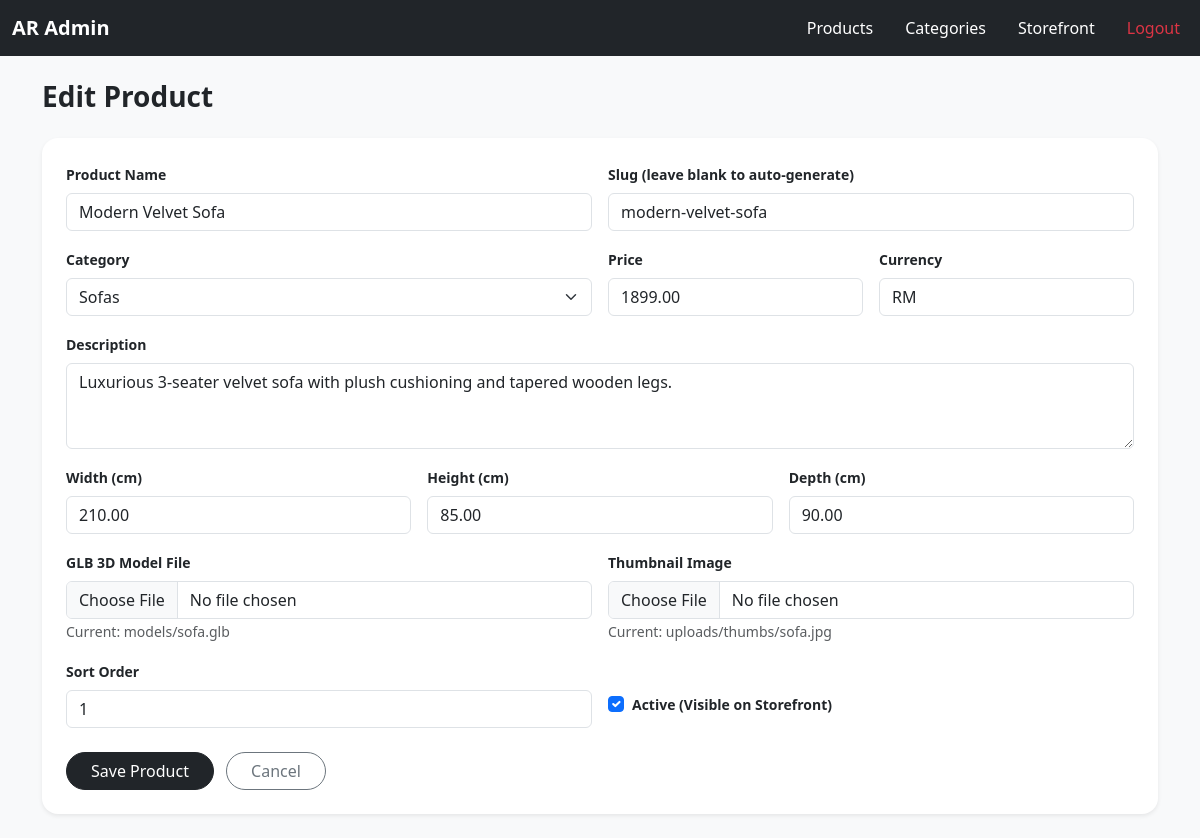
The app's page /admin/product_edit.php?id=1 (signed in) with its own data.
### tables this page shows
CREATE TABLE IF NOT EXISTS `products` (
  `id` INT AUTO_INCREMENT PRIMARY KEY,
  `category_id` INT NOT NULL,
  `slug` VARCHAR(150) NOT NULL UNIQUE,
  `name` VARCHAR(150) NOT NULL,
  `description` TEXT,
  `price` DECIMAL(10,2) NOT NULL DEFAULT 0.00,
  `currency` VARCHAR(10) DEFAULT 'RM',
  `glb_path` VARCHAR(255) NOT NULL,
  `usdz_path` VARCHAR(255) DEFAULT NULL,
  `thumb_path` VARCHAR(255) DEFAULT NULL,
  `width_cm` DECIMAL(6,2) DEFAULT NULL,
  `height_cm` DECIMAL(6,2) DEFAULT NULL,
  `depth_cm` DECIMAL(6,2) DEFAULT NULL,
  `is_active` TINYINT(1) DEFAULT 1,
  `sort_order` INT DEFAULT 0,
  `created_at` DATETIME DEFAULT CURRENT_TIMESTAMP,
  `updated_at` DATETIME DEFAULT CURRENT_TIMESTAMP ON UPDATE CURRENT_TIMESTAMP,
  FOREIGN KEY (`category_id`) REFERENCES `categories`(`id`) ON DELETE CASCADE
);

CREATE TABLE IF NOT EXISTS `categories` (
  `id` INT AUTO_INCREMENT PRIMARY KEY,
  `slug` VARCHAR(100) NOT NULL UNIQUE,
  `name` VARCHAR(100) NOT NULL,
  `sort_order` INT DEFAULT 0,
  `is_active` TINYINT(1) DEFAULT 1,
  `created_at` DATETIME DEFAULT CURRENT_TIMESTAMP
);

### admin/product_edit.php (the view, shortened to what this page needs)
<?php
require_once __DIR__ . '/../includes/db.php';
require_once __DIR__ . '/../includes/admin_layout.php';
$id = $_GET['id'] ?? null;
$product = [
    'category_id' => '', 'slug' => '', 'name' => '', 'description' => '',
    'price' => '', 'currency' => 'RM', 'glb_path' => '', 'usdz_path' => '',
    'thumb_path' => '', 'width_cm' => '', 'height_cm' => '', 'depth_cm' => '',
    'is_active' => 1, 'sort_order' => 0
];
if ($id) {
    $stmt = $pdo->prepare("SELECT * FROM products WHERE id = ?");
    $stmt->execute([$id]);
    $product = $stmt->fetch() ?: $product;
}
$categories = $pdo->query("SELECT * FROM categories ORDER BY name ASC")->fetchAll();
?>
<h1 class="h3 fw-bold mb-4"><?= $id ? "Edit Product" : "Add Product" ?></h1>
<form method="POST" enctype="multipart/form-data" class="card border-0 shadow-sm rounded-4 p-4">
    <div class="row g-3">
        <div class="col-md-6">
            <label class="form-label fw-bold small">Product Name</label>
            <input type="text" name="name" class="form-control" value="<?= htmlspecialchars($product['name']) ?>" required>
        </div>
        <div class="col-md-6">
            <label class="form-label fw-bold small">Slug (leave blank to auto-generate)</label>
            <input type="text" name="slug" class="form-control" value="<?= htmlspecialchars($product['slug']) ?>">
        </div>
        <div class="col-md-6">
            <label class="form-label fw-bold small">Category</label>
            <select name="category_id" class="form-select" required>
                <?php foreach ($categories as $cat): ?>
                    <option value="<?= $cat['id'] ?>" <?= $product['category_id'] == $cat['id'] ? 'selected' : '' ?>><?= htmlspecialchars($cat['name']) ?></option>
                <?php endforeach; ?>
            </select>
        </div>
        <div class="col-md-3">
            <label class="form-label fw-bold small">Price</label>
            <input type="number" step="0.01" name="price" class="form-control" value="<?= htmlspecialchars($product['price']) ?>" required>
        </div>
        <div class="col-md-3">
            <label class="form-label fw-bold small">Currency</label>
            <input type="text" name="currency" class="form-control" value="<?= htmlspecialchars($product['currency']) ?>" required>
        </div>
        <div class="col-12">
            <label class="form-label fw-bold small">Description</label>
            <textarea name="description" class="form-control" rows="3"><?= htmlspecialchars($product['description']) ?></textarea>
        </div>
        <div class="col-md-4">
            <label class="form-label fw-bold small">Width (cm)</label>
            <input type="number" step="0.1" name="width_cm" class="form-control" value="<?= htmlspecialchars($product['width_cm']) ?>">
        </div>
        <div class="col-md-4">
            <label class="form-label fw-bold small">Height (cm)</label>
            <input type="number" step="0.1" name="height_cm" class="form-control" value="<?= htmlspecialchars($product['height_cm']) ?>">
        </div>
        <div class="col-md-4">
            <label class="form-label fw-bold small">Depth (cm)</label>
            <input type="number" step="0.1" name="depth_cm" class="form-control" value="<?= htmlspecialchars($product['depth_cm']) ?>">
        </div>
        <div class="col-md-6">
            <label class="form-label fw-bold small">GLB 3D Model File</label>
            <input type="file" name="glb_file" class="form-control" accept=".glb">
            <?php if ($product['glb_path']): ?><small class="text-muted">Current: <?= $product['glb_path'] ?></small><?php endif; ?>
        </div>
        <div class="col-md-6">
            <label class="form-label fw-bold small">Thumbnail Image</label>
            <input type="file" name="thumb_file" class="form-control" accept="image/*">
            <?php if ($product['thumb_path']): ?><small class="text-muted">Current: <?= $product['thumb_path'] ?></small><?php endif; ?>
        </div>
        <div class="col-md-6">
            <label class="form-label fw-bold small">Sort Order</label>
            <input type="number" name="sort_order" class="form-control" value="<?= htmlspecialchars($product['sort_order']) ?>">
        </div>
        <div class="col-md-6 d-flex align-items-center pt-4">
            <div class="form-check">
                <input type="checkbox" name="is_active" class="form-check-input" id="is_active" value="1" <?= $product['is_active'] ? 'checked' : '' ?>>
                <label class="form-check-label fw-bold small" for="is_active">Active (Visible on Storefront)</label>
            </div>
        </div>
        <div class="col-12 mt-4">
            <button type="submit" class="btn btn-dark rounded-pill px-4">Save Product</button>
            <a href="index.php" class="btn btn-outline-secondary rounded-pill px-4 ms-2">Cancel</a>
        </div>
    </div>
</form>

### records on screen
products: name "Modern Velvet Sofa", slug "modern-velvet-sofa", category_id "Sofas", price "1899.00", currency "RM", description "Luxurious 3-seater velvet sofa with plush cushioning and tapered wooden legs.", width_cm "210.00", height_cm "85.00", depth_cm "90.00", glb_path "models/sofa.glb", thumb_path "uploads/thumbs/sofa.jpg", sort_order "1", is_active "☑"
